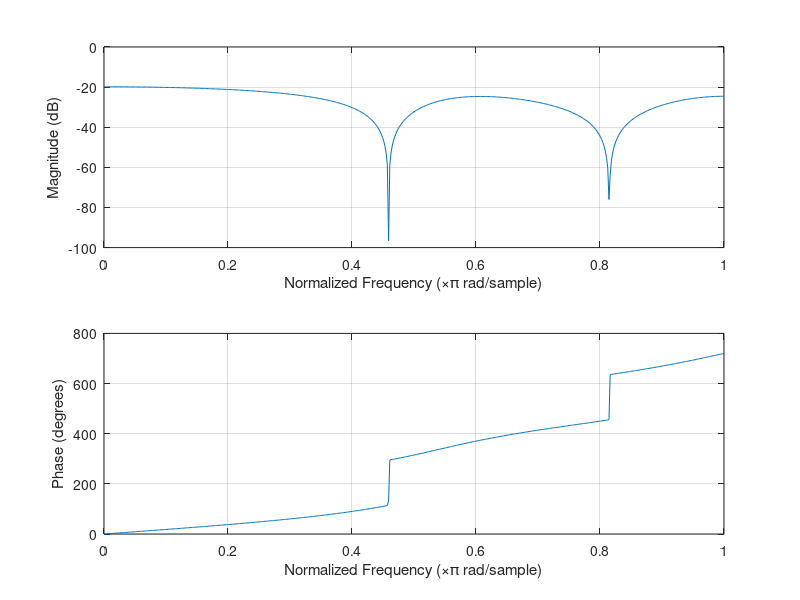
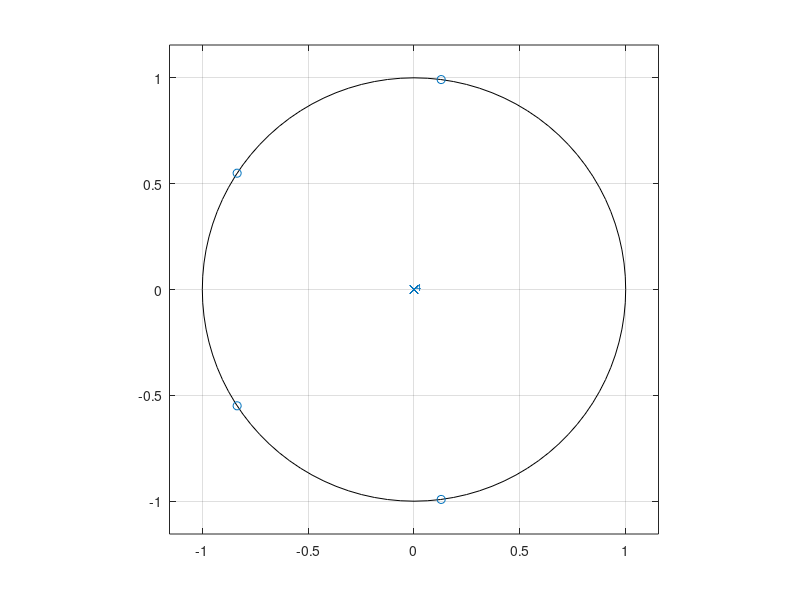
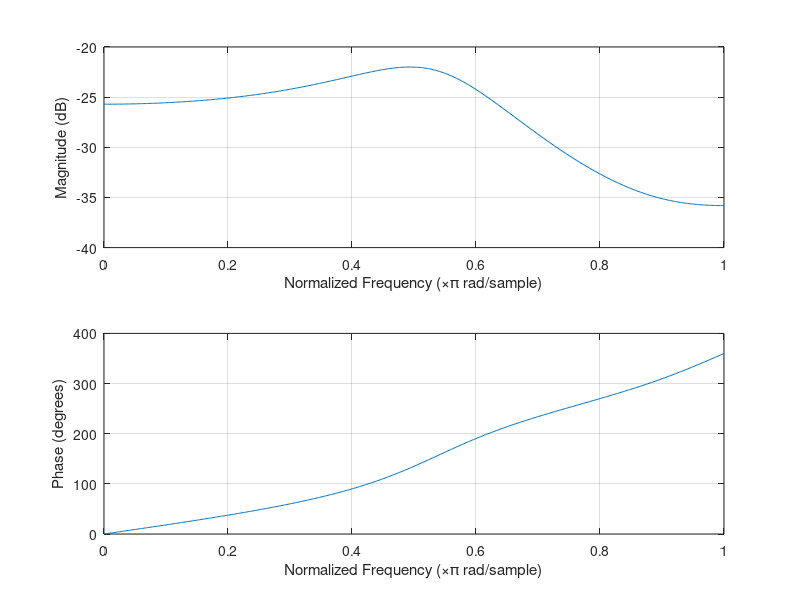
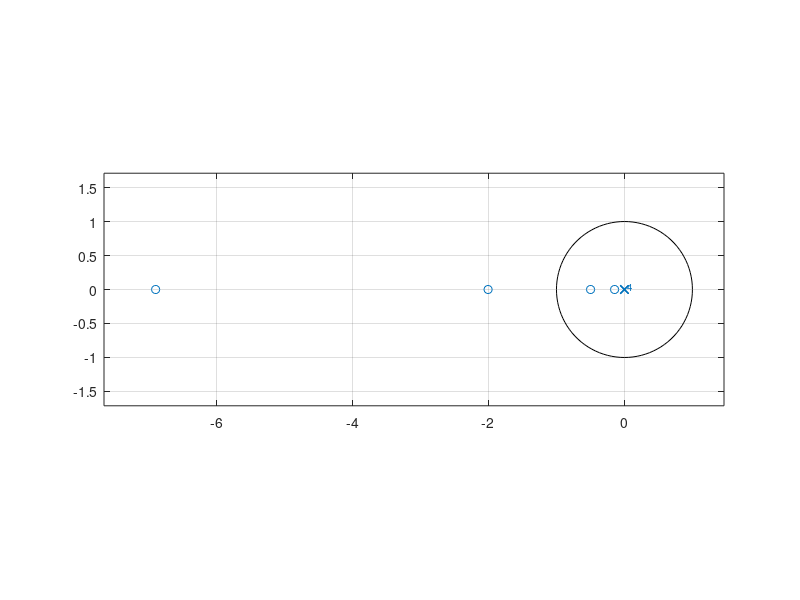

Recreate these plots in MATLAB, in order.
clc;
clear;
close all;

N=input("Enter the order: ");
wc=(pi)/4;
a=(N-1)/2;
esp=0.0001;
n=0:N-1;
hd=sin(wc*(n-a+esp))./(pi*(n-a+esp));
k=0:1:N-1;
%rectangular window
wr=1;
hn_r=hd*wr;
figure(1);freqz(hn_r,k)
figure(2);zplane(hn_r) 

%hamming window
wr=0.54-0.46*cos((2*pi*n)./(N-1));
hn_hamm=hd.*wr;
figure(3);freqz(hn_hamm,k)
figure(4);zplane(hn_hamm)

%Hanning window
wr=0.5-0.5*cos((2*pi*n)./(N-1));
hn_hann=hd.*wr;
figure(5);freqz(hn_hann,k)
figure(6);zplane(hn_hann)

%blackamann window
wr=0.5-0.5*cos((2*pi*n)./(N-1))+0.08*cos((4*pi*n)./(N-1));
hn_bla=hd.*wr;
figure(7);freqz(hn_bla,k)
figure(8);zplane(hn_bla)
disp("  rect codefisnrtbs");
disp(hn_r)
disp("  hanning codefisnrtbs");
disp(hn_hann)
disp("  hamming codefisnrtbs");
disp(hn_hamm)
disp("  blackman codefisnrtbs");
disp(hn_bla)
